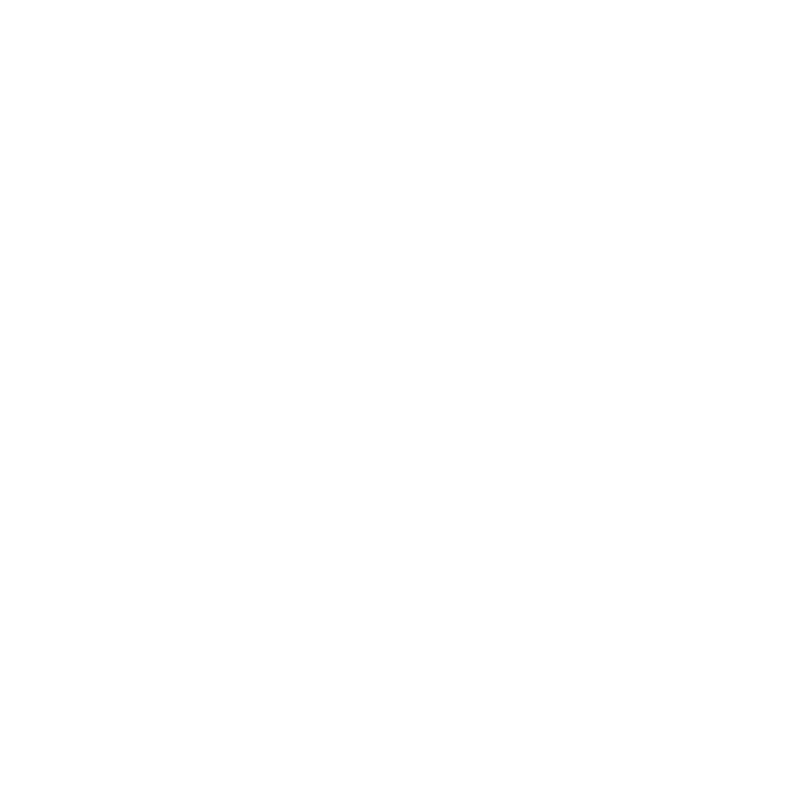
Frame 1 (no input)
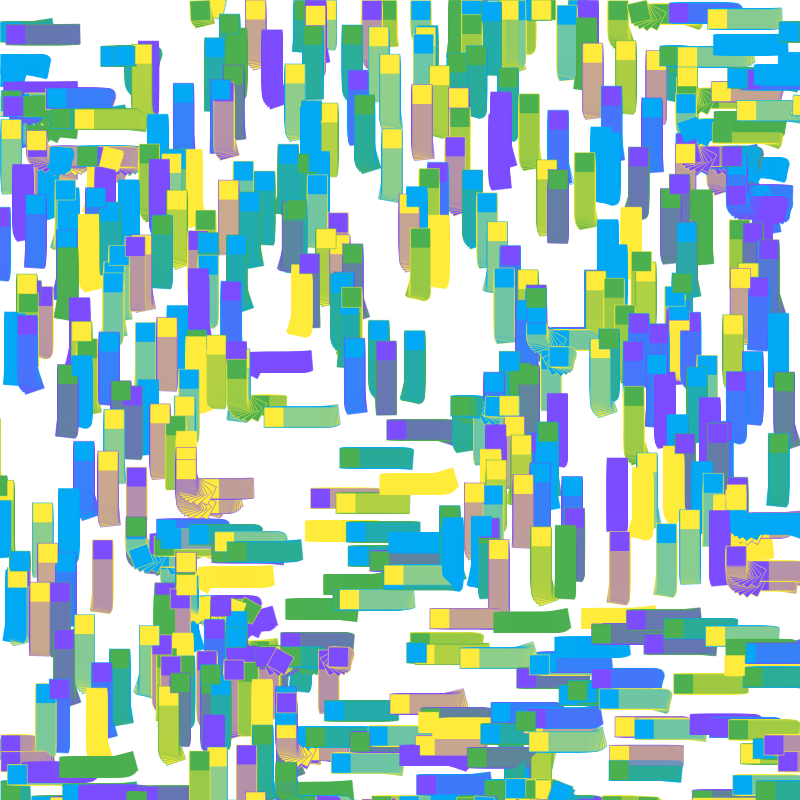
Frame 60 (no input)
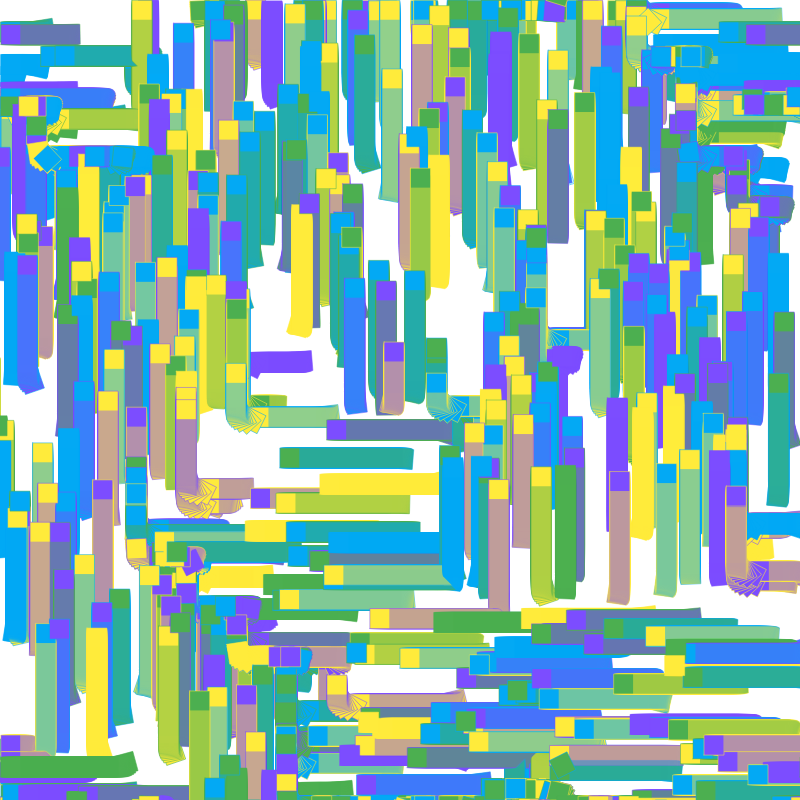
Frame 120 (the mouse pressed at the canvas centre since frame 60)

The p5.js sketch that drew these frames (run headless with seeded random() and noise() and a simulated clock; from frame 60 on, the mouse is pressed at the canvas centre):

// p5.js sketch
// ── sketch.js
let FIELD_SIZE = 50;

let particles = [];
let PARTICLE_COUNT = 500;
let total_particles = PARTICLE_COUNT;

let flowfield;
let starting_points;

// let maxDist;


function setup() {
  createCanvas(800, 800);
  // colorMode(HSB)
  background(255);
  noiseSeed(1002);
  noiseDetail(16); 
  starting_points = [
    {x: width/4, y: height/4},
    {x: width/4*3, y: height/4},
    {x: width/4*3, y: height/4*3},
    {x: width/4, y: height/4*3},
  ]

  flowfield = new FlowField(FIELD_SIZE);
  // maxDist = ((width / 2) ** 2 + (height / 2) ** 2) ** 0.5;

  for (let i = 0; i < PARTICLE_COUNT; i++) {
    let {startX, startY} = getStartPosition();
    let c = getColor();
    particles[i] = new Particle(startX, startY, c);
  }
}

function draw() {
  // flowfield.update();

  for (let i = 0; i < particles.length; i++) {
    particles[i].follow(flowfield);
    particles[i].update();
    particles[i].show();
  }
  
  if (frameCount % 250 == 0) {
    printStatus();  
  }
}

function getStartPosition() {
  let f = 8;
  // let startX = random(width / f, width / f * (f - 1));
  // let startY = random(height / f, height / f * (f - 1));
  let startX = random(width);
  let startY = random(height);
  // startX = startX + (width/f) * 0.5;
  // startY = startY + (height/f) * 0.5;
  return {startX, startY};
}


function getColor() {
  let a = 255;
  let palette = [
    [76, 175, 80, a],
    [124, 77, 255, a],
    [3, 169, 244, a],
    [255, 235, 59, a],
  ]
  let c = random(palette);
  // c[3] = c[3] + 4;
  return c;
}

function printStatus() {
  let fc = frameCount
  let avg = averageAge().toFixed(2);
  let ls = averageLifespan().toFixed(2);
  let tot = total_particles;
  let fr = frameRate().toFixed(2);
  let s = `${fc}\tavg: ${avg} ls: ${ls} total: ${tot} fr: ${fr}`
  console.log(s);
}

function averageAge() {
  return particles.reduce((prev, curr) => prev + int(curr.age), 0) / particles.length;
}

function averageLifespan() {
  return particles.reduce((prev, curr) => prev + int(curr.lifetime), 0) / particles.length;
}

function keyPressed() {
  switch (key) {
    case 'S':
      loop();
      console.log("Started looping");
      break;
    case ' ':
      noLoop();
      console.log("Stopped looping");
      break;
    default:
      break;
  }
}

function mousePressed() {
  // let { startX, startY } = getStartPosition();
  let c = getColor();
  let p = new Particle(mouseX, mouseY, c);
  particles.push(p);
  total_particles++;
}
// ── field.js
function FlowField(fieldSize) {
  let xIncr = 0.1;
  let yIncr = xIncr;
  let zIncr = 0.0;
  // let zOff = 10.02;
  let zOff = 0.0;

  this.fieldSize = fieldSize;
  this.cols = floor(width / this.fieldSize);
  this.rows = floor(height / this.fieldSize);

  this.field = new Array(this.cols * this.rows);



  this.update = function updateFlowField() {
    // console.log('generate');
    let yOff = 0.0;
    for (let y = 0; y < this.rows; y++) {
      let xOff = 0;
      for (let x = 0; x < this.cols; x++) {
        let idx = x + (y * this.cols);
        let angle = generateFieldAngle(xOff, yOff, zOff);
        let v = p5.Vector.fromAngle(angle);
        v.setMag(0.5);
        this.field[idx] = v;

        xOff += xIncr;
      }
      yOff += yIncr;
    }

    if (frameCount % 500 == 0) {
      // zOff += 0.2;
      // console.log(frameCount);
      // zIncr = 0.0
    }
    zOff += zIncr;
  }

  this.update();

  // this.getVectorOverlayGraphic = function() {
  //   // let overlay = createGraphics()
  //   for (let y = 0; y < this.rows; y++) {
  //     for (let x = 0; x < this.cols; x++) {
  //       let idx = x + (y * this.cols);
  //       let v = this.field[idx];
  //       push();
  //       stroke(0, 128);
  //       strokeWeight(1);
  //       translate(x * this.fieldSize, y * this.fieldSize);
  //       rotate(v.heading());
  //       line(0, 0, this.fieldSize, 0);
  //       pop();
  //     }
  //   }
  // }

  function generateFieldAngle(xOff, yOff, zOff) {
    let n = noise(xOff, yOff, zOff); // 0 < n < 1
    let f = 4;
    n = floor(n * f) / f;
    return - n * TWO_PI;
  }
}
// ── particle.js
MIN_LIFESPAN = 300;
MAX_LIFESPAN = 2500;

function Particle(x, y, c) {
  this.pos = createVector(x, y);
  this.vel = createVector(random(-TWO_PI, TWO_PI), random(-TWO_PI, TWO_PI));
  this.acc = createVector(0, 0);
  this.maxSpeed = 1;
  this.diameter = 2;
  this.lifetime = random(MIN_LIFESPAN, MAX_LIFESPAN);
  this.age = 0;
  this.strokeColor = 0;
  this.strokeAlpha = 255;
  this.strokeWeight = 0.5 ;
  this.color = c;

  this.prevPos = this.pos.copy();

  this.update = function updateParticle() {
    if (this.age < this.lifetime) {
      this.vel.add(this.acc);
      this.vel.limit(this.maxSpeed);
      this.prevPos = this.pos.copy();
      this.pos.add(this.vel);
      this.acc.mult(0);
      this.edges();
      this.age += 1;
    } else {
      let { startX, startY } = getStartPosition();
      this.pos = createVector(startX, startY);
      this.prevPos = this.pos.copy();
      this.vel = createVector(0, 0);
      this.acc = createVector(0, 0);
      this.lifetime = random(MIN_LIFESPAN, MAX_LIFESPAN)
      this.age = 0;
      this.color = getColor()
      total_particles++;
    }
  }

  this.applyForce = function applyForceParticle(force) {
    this.acc.add(force);
  }

  this.follow = function followParticle(flowfield) {
    let x = floor(this.pos.x / flowfield.fieldSize);
    let y = floor(this.pos.y / flowfield.fieldSize);
    let idx = x + y * flowfield.cols;
    let force = flowfield.field[idx];
    this.applyForce(force);
  }

  this.show = function showParticle() {
    // if (frameCount > 0 && frameCount % 500 == 0) {
    //   this.strokeColor = min(abs(this.strokeColor + 100), 255);
    //   this.strokeWeight = this.strokeWeight - 0.75;
    // }
    if (this.age > 5 && frameCount > 0) {
      // line(this.pos.x, this.pos.y, this.prevPos.x, this.prevPos.y);
      let direction = p5.Vector.sub(this.prevPos, this.pos);
      stroke(this.color);
      strokeWeight(this.strokeWeight);
      drawShape(this.pos.x, this.pos.y, direction.heading())
      // strokeJoin(ROUND);
      // noFill();
      // noStroke();
      fill(this.color);
      // ellipse(this.pos.x, this.pos.y, this.diameter);
    }
  }

  this.edges = function() {
    if (this.pos.x > width) {
      this.pos.x = 0;
      this.prevPos = this.pos.copy();
    }
    if (this.pos.x < 0) {
      this.pos.x = width;
      this.prevPos = this.pos.copy();
    }
    if (this.pos.y > height) {
      this.pos.y = 0;
      this.prevPos = this.pos.copy();
    }
    if (this.pos.y < 0) {
      this.pos.y = height;
      this.prevPos = this.pos.copy();
    }
  }
}

function drawShape(x, y, heading) {
  push();
  translate(x, y);
  rotate(heading);
  beginShape();
  vertex(0, 20);
  vertex(20, 20);
  vertex(20, 0);
  vertex(0, 0);
  endShape(CLOSE);
  pop();
}
